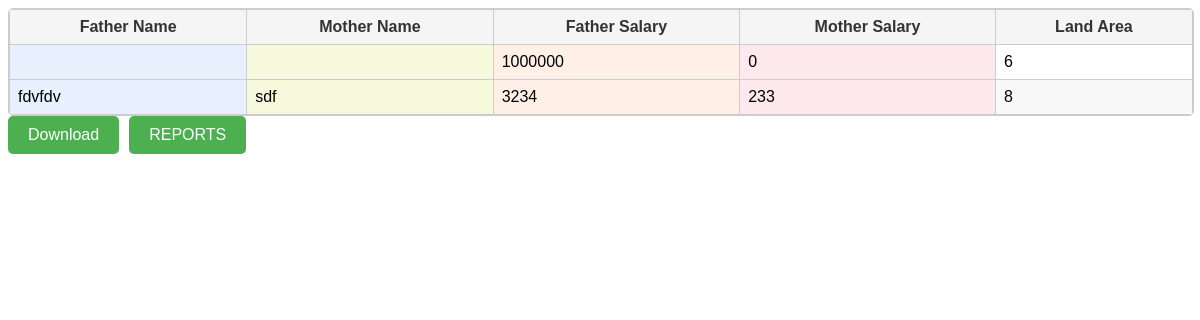
The page /twentyfourreport.php on the database its author committed.
### tables this page shows
CREATE TABLE `participantdetails` (
  `ParticipantID` int(11) NOT NULL,
  `Name` varchar(255) DEFAULT NULL,
  `Age` int(11) DEFAULT NULL,
  `Gender` varchar(50) DEFAULT NULL,
  `panchayat` varchar(100) NOT NULL,
  `taluk` varchar(100) NOT NULL,
  `ward` varchar(100) NOT NULL,
  `EducationLevel` varchar(100) DEFAULT NULL,
  `VocationalTraining` varchar(100) DEFAULT NULL,
  `Address` varchar(255) DEFAULT NULL,
  `PhoneNumber` varchar(20) DEFAULT NULL,
  `Email` varchar(255) DEFAULT NULL,
  `BirthCertificate` varchar(50) DEFAULT NULL,
  `DisabilityCertificate` varchar(50) DEFAULT NULL,
  `Udid` varchar(200) NOT NULL,
  `AadharCardNumber` varchar(50) DEFAULT NULL,
  `ElectionID` varchar(50) DEFAULT NULL,
  `RationCard` varchar(50) DEFAULT NULL,
  `OtherIdentity` varchar(255) DEFAULT NULL,
  `AssistiveDevices` varchar(200) NOT NULL,
  `Pension` tinyint(1) DEFAULT NULL,
  `Scholarship` tinyint(1) DEFAULT NULL,
  `HealthInsurance` tinyint(1) DEFAULT NULL,
  `Asraya` tinyint(1) DEFAULT NULL,
  `KSRTCConcession` tinyint(1) DEFAULT NULL,
  `PrivateBusConcession` tinyint(1) DEFAULT NULL,
  `RailwayConcession` tinyint(1) DEFAULT NULL,
  `Aswasakiran` tinyint(1) DEFAULT NULL,
  `OtherBenefits` varchar(255) DEFAULT NULL,
  `Membership` varchar(255) DEFAULT NULL,
  `BankAccountType` varchar(50) DEFAULT NULL,
  `BankDetails` varchar(255) DEFAULT NULL,
  `DisabilityType` varchar(100) DEFAULT NULL,
  `AgeOfOnset` int(11) DEFAULT NULL,
  `Severity` varchar(100) DEFAULT NULL,
  `Duration` varchar(100) DEFAULT NULL,
  `EmploymentStatus` varchar(100) DEFAULT NULL,
  `MonthlyIncome` float DEFAULT NULL,
  `TypeOfWork` varchar(100) DEFAULT NULL,
  `RegisteredWithEmploymentExchange` tinyint(1) DEFAULT NULL,
  `HealthcareCoverageSource` text DEFAULT NULL,
  `MonthlyHealthcareExpenses` decimal(10,2) DEFAULT NULL,
  `HealthcareServicesUsed` text DEFAULT NULL,
  `HousingType` varchar(200) NOT NULL,
  `MonthlyHousingCosts` int(11) NOT NULL,
  `FatherName` varchar(255) NOT NULL,
  `MotherName` varchar(255) NOT NULL,
  `SiblingName` varchar(255) NOT NULL,
  `FatherAge` int(11) NOT NULL,
  `MotherAge` int(11) NOT NULL,
  `SiblingAge` int(11) NOT NULL,
  `FatherEducation` varchar(255) NOT NULL,
  `MotherEducation` varchar(255) NOT NULL,
  `SiblingEducation` varchar(255) NOT NULL,
  `FatherOccupation` varchar(255) NOT NULL,
  `MotherOccupation` varchar(255) NOT NULL,
  `SiblingOccupation` varchar(255) NOT NULL,
  `FatherSalary` int(11) NOT NULL,
  `MotherSalary` int(11) NOT NULL,
  `SiblingSalary` int(11) NOT NULL,
  `ParentsPension` varchar(20) NOT NULL,
  `IncomeLevel` decimal(10,2) DEFAULT NULL,
  `RationCardType` text DEFAULT NULL,
  `LandOwnership` varchar(200) NOT NULL,
  `LandArea` int(11) NOT NULL,
  `Houseownership` varchar(200) NOT NULL,
  `HouseArea` int(11) NOT NULL,
  `HouseType` varchar(200) NOT NULL,
  `WaterSource` text DEFAULT NULL,
  `CookingFuelSource` text DEFAULT NULL,
  `ToiletType` text DEFAULT NULL,
  `Transportation` text DEFAULT NULL,
  `EmployableSkills` varchar(20) NOT NULL DEFAULT 'No'
);

### twentyfourreport.php (the view, shortened to what this page needs)
<?php
$servername = "localhost";
$username = "root";
$password = "";
$database = "mysnehabhavan";
$conn = mysqli_connect($servername, $username, $password, $database);
$sql = "SELECT FatherName, MotherName, FatherSalary, MotherSalary, LandArea FROM participantdetails WHERE LandArea > 5";
$result = mysqli_query($conn, $sql);
if (mysqli_num_rows($result) > 0) {
    echo '<div class="table-container">';
    echo '<div class="table-wrapper">';
    echo '<table class="data-table">';
    echo '<thead>';
    echo '<tr>';
    echo '<th>Father Name</th>';
    echo '<th>Mother Name</th>';
    echo '<th>Father Salary</th>';
    echo '<th>Mother Salary</th>';
    echo '<th>Land Area</th>';
    echo '</tr>';
    echo '</thead>';
    echo '<tbody>';
    while ($row = mysqli_fetch_assoc($result)) {
        echo '<tr>';
        echo '<td>' . $row['FatherName'] . '</td>';
        echo '<td>' . $row['MotherName'] . '</td>';
        echo '<td>' . $row['FatherSalary'] . '</td>';
        echo '<td>' . $row['MotherSalary'] . '</td>';
        echo '<td>' . $row['LandArea'] . '</td>';
        echo '</tr>';
    }
    echo '</tbody>';
    echo '</table>';
    echo '</div>';
    echo '</div>';
    echo '<a href="kottayamdwnld.php" class="download-button" style="margin-right: 10px;">Download</a>';
    echo '<a href="reports.php" class="download-button">REPORTS</a>';
} else {
    echo "No results found";
}
?>

### twentyfourreport.php (style rules this page uses)
.table-container { width: 100%; max-height: 400px; overflow: auto; border: 1px solid #ccc; border-radius: 5px; }
.table-wrapper { min-width: 100%; }
.data-table { width: 100%; border-collapse: collapse; }
.data-table thead th { background-color: #f5f5f5; border: 1px solid #ccc; padding: 8px; color: #333; font-weight: bold; }
.data-table tbody td { border: 1px solid #ccc; padding: 8px; }
.data-table tbody tr:nth-child(even) { background-color: #f9f9f9; }
.data-table tbody td:nth-child(1) { background-color: #e8f0fe; }
.data-table tbody td:nth-child(2) { background-color: #f7f9dc; }
.data-table tbody td:nth-child(3) { background-color: #fef0e7; }
.data-table tbody td:nth-child(4) { background-color: #fde8ee; }
.download-button { display: inline-block; padding: 10px 20px; background-color: #4CAF50; color: #fff; text-decoration: none; border-radius: 5px; }

### rows shown on the page
participantdetails: FatherSalary "1000000", MotherSalary "0", LandArea "6"
participantdetails: FatherName "fdvfdv", MotherName "sdf", FatherSalary "3234", MotherSalary "233", LandArea "8"
